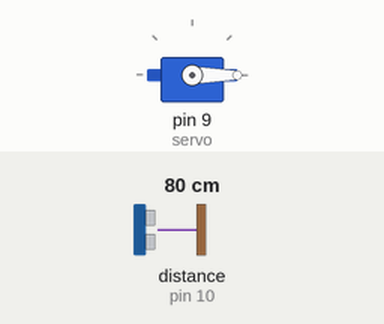
Bench run of a sketch on a simulated Arduino Uno, built with avr-gcc and run on an emulated ATmega328P. Shown: servo. Wiring (inferred from the names in the program): ultrasonic range finder: trigger pin 11; echo pin 10. The test bench sets the inputs (shaded band); at power-on: distance to the obstacle (sensor on pin 10) 80 cm. The echo pulse lasts 58.3 µs per cm; what the sketch prints to the serial monitor is not drawn.

Above: at 0.01 s.
1.3 s: distance to the obstacle (sensor on pin 10) set to 2 cm
At 1.8 s:
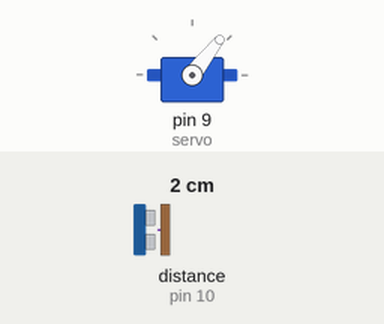
4.3 s: distance to the obstacle (sensor on pin 10) set to 299 cm
At 4.46 s:
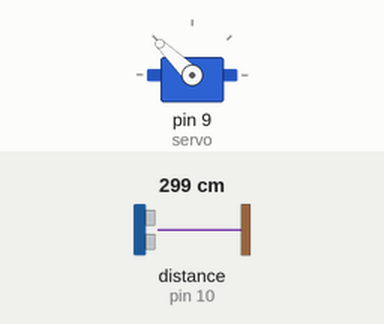
Timing chart, 0 to 13.3 s (numbered marks = the images above; inputs shaded):
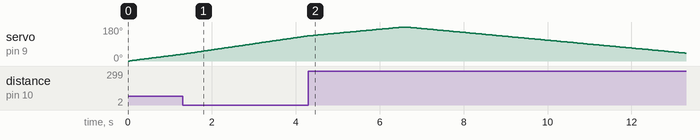

The sketch:

Radar_Draw_JK.ino
```cpp
//General Initialization:
long duration;
int distance;

//Servo Initialization:
#include <Servo.h>
Servo servo;
int pos = 0;

//Ultrasonic Initialization:
int const trigPin = 11;  //Initialize pin 6 as the variable trigPin.
int const echoPin = 10;  //Initialize pin 5 as the variable echoPin.

void setup() {
  // put your setup code here, to run once:
  Serial.begin(57600);

  //Servo Setup:
  servo.attach(9);  //Make pin 7 the servo's pin.

  //Ultrasonic Setup:
  pinMode(trigPin, OUTPUT); //Make trigPin an output.
  pinMode(echoPin, INPUT);  //Make echoPin an input.
}

//radar drawing functions:
void draw() { //

}

int calculateDistance(){
  digitalWrite(trigPin, LOW);         //Ensure that there is no signal coming from the trigger pin before starting the distance measuring.
  digitalWrite(trigPin, HIGH);        //Send an ultrasonic signal from the trigger pin.
  delayMicroseconds(10);              //Wait 10 microseconds before terminating the signal.
  digitalWrite(trigPin, LOW);         //Terminate the trigger pin's signal.
  duration = pulseIn(echoPin, HIGH);  //Record how long it took the echo pin to receive the trigger pin's signal.
  distance = duration * 0.034 / 2;    //Calculate the distance between the object the ultrasonic sensor is facing and the sensor itself.
  return distance;
}

void loop() {
  // put your main code here, to run repeatedly:
  for (pos = 0; pos <= 180; pos++) { //Move the servo half a revolution counterclockwise.
    servo.write(pos);     //Move the servo to the position value of the pos variable.
    delay(30);            //Wait 15 ms before incrementing pos.
    distance = calculateDistance();  //Run the function calculateDistance.
    Serial.print(pos);  //These 4 lines display the servo motor's position and the distance measured by the ultrasonic radar as ordered pairs.
    Serial.print(",");  //Each term of the ordered pairs are separated by a comma.
    Serial.print(distance); //The reason for this formatting is to make it easy for the proccessing IDE to locate each position and distance value.
    Serial.print(".");  //Each ordered pair is separated by a period.
  }

  for (pos = 180; pos >= 0; pos--) { //Move the servo half a revolution clockwise.
    //by decrementing its position by 1.
    servo.write(pos);     //Move the servo to the position value of the pos variable.
    delay(30);            //Wait 15 ms before decrementing pos.
    distance = calculateDistance();  //Run the function calculateDistance.
    Serial.print(pos);  //These 4 lines display the servo motor's position and the distance measured by the ultrasonic radar as ordered pairs.
    Serial.print(",");  //Each term of the ordered pairs are separated by a comma.
    Serial.print(distance); //The reason for this formatting is to make it easy for the proccessing IDE to locate each position and distance value.
    Serial.print(".");  //Each ordered pair is separated by a period.
  }
}
```

Measured:
- by itself, servo on pin 9 (servo): rises from 133° to 180° in 2.2 s, then falls to 42° in 6.7 s
